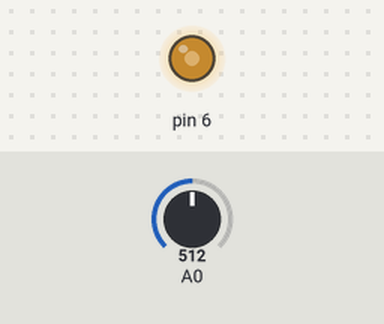
The sketch below on a simulated Arduino Uno, built with avr-gcc and run on an emulated ATmega328P. Shown: output pins drawn as LEDs (lit = HIGH). The inputs (shaded band) are chosen by the test bench; at power-on: A0 = 512.

Above: at 1.2 s.
1.3 s: A0 set to 716
At 2.1 s:
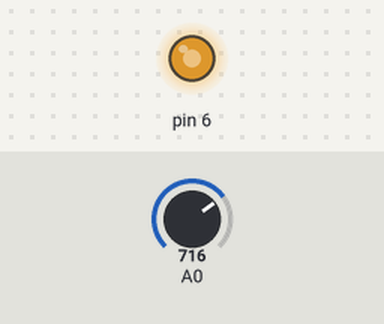
2.8 s: A0 set to 900
At 3.4 s:
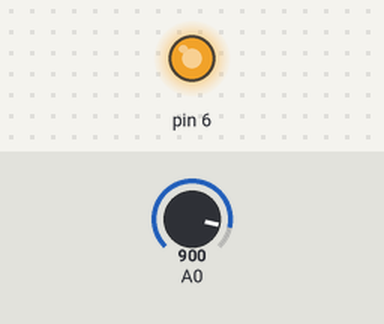
4.3 s: A0 set to 122
At 4.6 s:
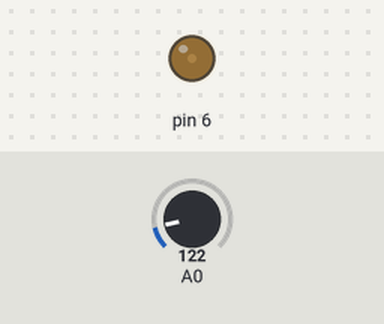
5.8 s: A0 set to 0
At 7.0 s:
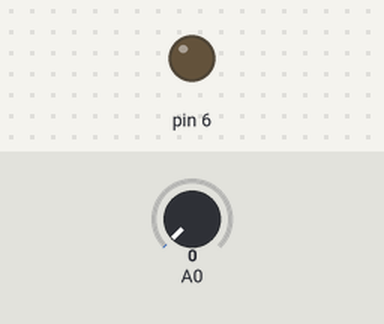
7.3 s: A0 set to 511
At 8.3 s:
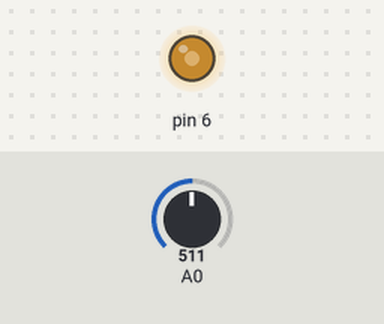
Timing chart, 0 to 9.8 s (numbered marks = the images above; inputs shaded):
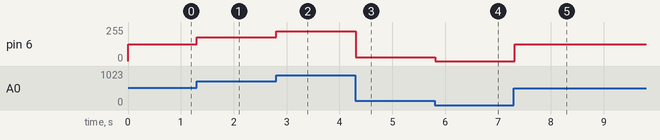

The sketch:

sketch.ino
```cpp
void setup() {
  pinMode(6,OUTPUT);

}

void loop() {
  int val=analogRead(A0);
  int brightness = map(val, 0, 1023, 0, 255);
  analogWrite(6,brightness);
  delay(100);


}
```

Measured:
- after the input at 1.3 s, pin 6: 127/255 → 178/255 at once
- after the input at 2.8 s, pin 6: 178/255 → 224/255 at once
- after the input at 4.3 s, pin 6: 224/255 → 30/255 at once
- after the input at 5.8 s, pin 6: 30/255 → 0/255 at once
- after the input at 7.3 s, pin 6: 0/255 → 127/255 at once
